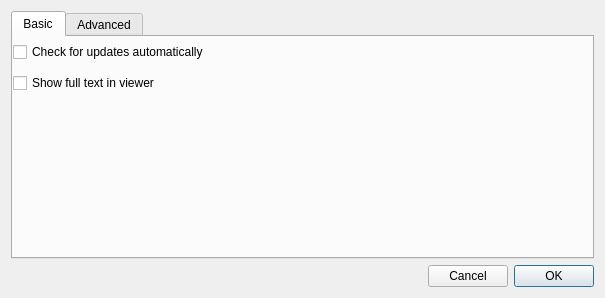
<?xml version="1.0" encoding="UTF-8"?>
<ui version="4.0">
 <class>SettingsDlg</class>
 <widget class="QDialog" name="SettingsDlg">
  <property name="geometry">
   <rect>
    <x>0</x>
    <y>0</y>
    <width>605</width>
    <height>298</height>
   </rect>
  </property>
  <property name="windowTitle">
   <string>Dialog</string>
  </property>
  <layout class="QVBoxLayout" name="verticalLayout">
   <item>
    <widget class="QTabWidget" name="mTabWidget">
     <property name="minimumSize">
      <size>
       <width>0</width>
       <height>0</height>
      </size>
     </property>
     <property name="currentIndex">
      <number>0</number>
     </property>
     <property name="elideMode">
      <enum>Qt::ElideNone</enum>
     </property>
     <widget class="QWidget" name="mBasicTab">
      <attribute name="title">
       <string>Basic</string>
      </attribute>
      <widget class="QWidget" name="verticalLayoutWidget">
       <property name="geometry">
        <rect>
         <x>0</x>
         <y>0</y>
         <width>602</width>
         <height>61</height>
        </rect>
       </property>
       <layout class="QVBoxLayout" name="verticalLayout_2">
        <item>
         <widget class="QCheckBox" name="mCheckBoxLatestVersion">
          <property name="minimumSize">
           <size>
            <width>0</width>
            <height>0</height>
           </size>
          </property>
          <property name="text">
           <string>Check for updates automatically</string>
          </property>
         </widget>
        </item>
        <item>
         <widget class="QCheckBox" name="mCheckBoxShowFullText">
          <property name="text">
           <string>Show full text in viewer</string>
          </property>
         </widget>
        </item>
       </layout>
      </widget>
     </widget>
     <widget class="QWidget" name="mAdvancedTab">
      <attribute name="title">
       <string>Advanced</string>
      </attribute>
      <widget class="QWidget" name="horizontalLayoutWidget">
       <property name="geometry">
        <rect>
         <x>0</x>
         <y>10</y>
         <width>581</width>
         <height>32</height>
        </rect>
       </property>
       <layout class="QHBoxLayout" name="horizontalLayout">
        <item>
         <widget class="QLabel" name="label">
          <property name="text">
           <string>Language (need restart)</string>
          </property>
         </widget>
        </item>
        <item>
         <widget class="QComboBox" name="mLangComboBox"/>
        </item>
       </layout>
      </widget>
     </widget>
    </widget>
   </item>
   <item>
    <layout class="QHBoxLayout" name="horizontalLayout_2">
     <property name="topMargin">
      <number>0</number>
     </property>
     <item>
      <spacer name="horizontalSpacer">
       <property name="orientation">
        <enum>Qt::Horizontal</enum>
       </property>
       <property name="sizeHint" stdset="0">
        <size>
         <width>40</width>
         <height>20</height>
        </size>
       </property>
      </spacer>
     </item>
     <item>
      <widget class="QPushButton" name="mCancelBtn">
       <property name="text">
        <string>Cancel</string>
       </property>
       <property name="autoDefault">
        <bool>false</bool>
       </property>
      </widget>
     </item>
     <item>
      <widget class="QPushButton" name="mOkBtn">
       <property name="text">
        <string>OK</string>
       </property>
      </widget>
     </item>
    </layout>
   </item>
  </layout>
 </widget>
 <resources/>
 <connections/>
</ui>
